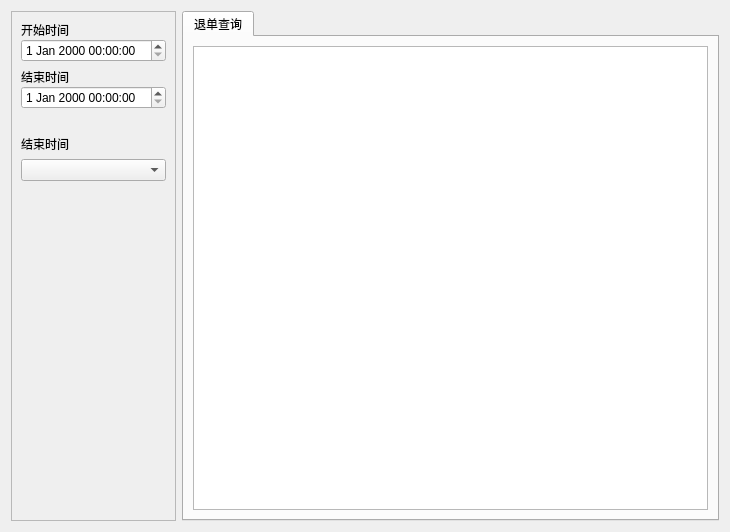
<?xml version="1.0" encoding="UTF-8"?>
<ui version="4.0">
 <class>w_scr_dish_weixin_quitbill_dialog</class>
 <widget class="QDialog" name="w_scr_dish_weixin_quitbill_dialog">
  <property name="geometry">
   <rect>
    <x>0</x>
    <y>0</y>
    <width>730</width>
    <height>532</height>
   </rect>
  </property>
  <property name="windowTitle">
   <string>Dialog</string>
  </property>
  <layout class="QHBoxLayout" name="horizontalLayout" stretch="0,1">
   <item>
    <widget class="QFrame" name="frame">
     <property name="minimumSize">
      <size>
       <width>0</width>
       <height>0</height>
      </size>
     </property>
     <property name="maximumSize">
      <size>
       <width>16777215</width>
       <height>16777215</height>
      </size>
     </property>
     <property name="frameShape">
      <enum>QFrame::StyledPanel</enum>
     </property>
     <property name="frameShadow">
      <enum>QFrame::Raised</enum>
     </property>
     <property name="outer_stylesheet" stdset="0">
      <string>frame_back_round</string>
     </property>
     <layout class="QVBoxLayout" name="verticalLayout_5">
      <item>
       <layout class="QVBoxLayout" name="verticalLayout_2">
        <property name="spacing">
         <number>0</number>
        </property>
        <item>
         <widget class="QLabel" name="label">
          <property name="text">
           <string>开始时间</string>
          </property>
         </widget>
        </item>
        <item>
         <widget class="lds_datetimeEdit" name="dateTimeEdit"/>
        </item>
       </layout>
      </item>
      <item>
       <layout class="QVBoxLayout" name="verticalLayout_3">
        <property name="spacing">
         <number>0</number>
        </property>
        <item>
         <widget class="QLabel" name="label_2">
          <property name="text">
           <string>结束时间</string>
          </property>
         </widget>
        </item>
        <item>
         <widget class="lds_datetimeEdit" name="dateTimeEdit_2"/>
        </item>
       </layout>
      </item>
      <item>
       <widget class="QLabel" name="label_10">
        <property name="text">
         <string/>
        </property>
       </widget>
      </item>
      <item>
       <layout class="QVBoxLayout" name="verticalLayout_4">
        <item>
         <widget class="QLabel" name="label_3">
          <property name="text">
           <string>结束时间</string>
          </property>
         </widget>
        </item>
        <item>
         <widget class="lds_ComboBox" name="comboBox"/>
        </item>
       </layout>
      </item>
      <item>
       <widget class="QLabel" name="label_11">
        <property name="text">
         <string/>
        </property>
       </widget>
      </item>
      <item>
       <widget class="lds_toolbar" name="widget"/>
      </item>
      <item>
       <spacer name="verticalSpacer">
        <property name="orientation">
         <enum>Qt::Vertical</enum>
        </property>
        <property name="sizeHint" stdset="0">
         <size>
          <width>20</width>
          <height>40</height>
         </size>
        </property>
       </spacer>
      </item>
     </layout>
    </widget>
   </item>
   <item>
    <widget class="QTabWidget" name="tabWidget">
     <property name="currentIndex">
      <number>0</number>
     </property>
     <widget class="QWidget" name="tab">
      <attribute name="title">
       <string>退单查询</string>
      </attribute>
      <layout class="QVBoxLayout" name="verticalLayout">
       <item>
        <widget class="lds_tableView" name="tableView"/>
       </item>
      </layout>
     </widget>
    </widget>
   </item>
  </layout>
 </widget>
 <customwidgets>
  <customwidget>
   <class>lds_datetimeEdit</class>
   <extends>QDateTimeEdit</extends>
   <header>lds_datetimeedit.h</header>
  </customwidget>
  <customwidget>
   <class>lds_toolbar</class>
   <extends>QFrame</extends>
   <header>lds_toolbar.h</header>
   <container>1</container>
  </customwidget>
  <customwidget>
   <class>lds_tableView</class>
   <extends>QTableView</extends>
   <header>lds_tableview.h</header>
  </customwidget>
  <customwidget>
   <class>lds_ComboBox</class>
   <extends>QComboBox</extends>
   <header>lds_combobox.h</header>
  </customwidget>
 </customwidgets>
 <resources/>
 <connections/>
</ui>
